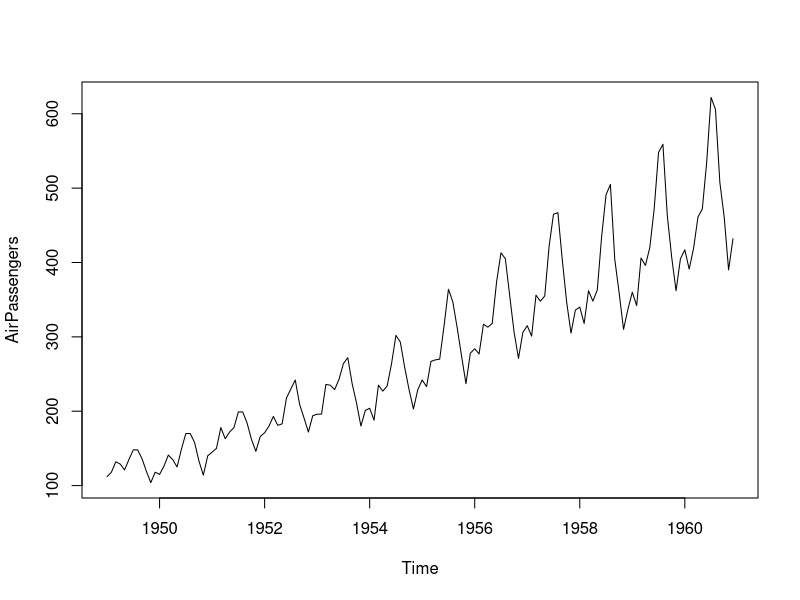
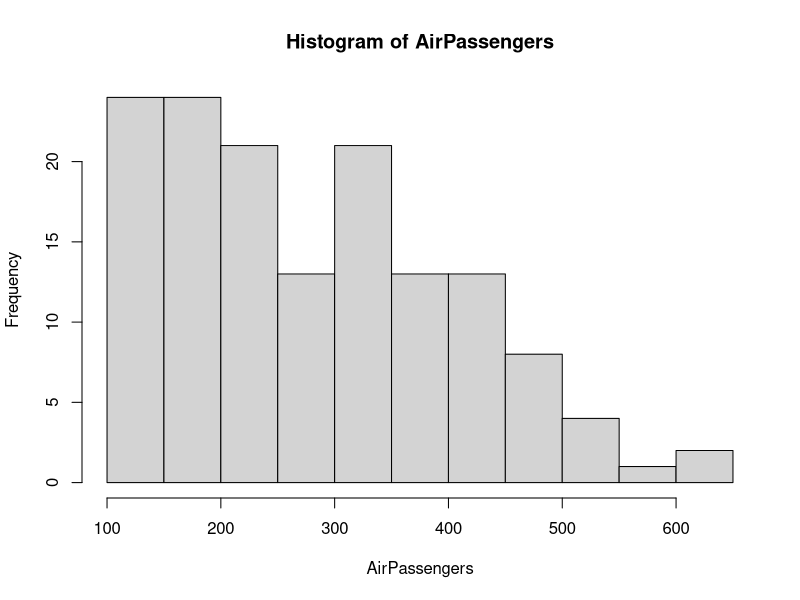
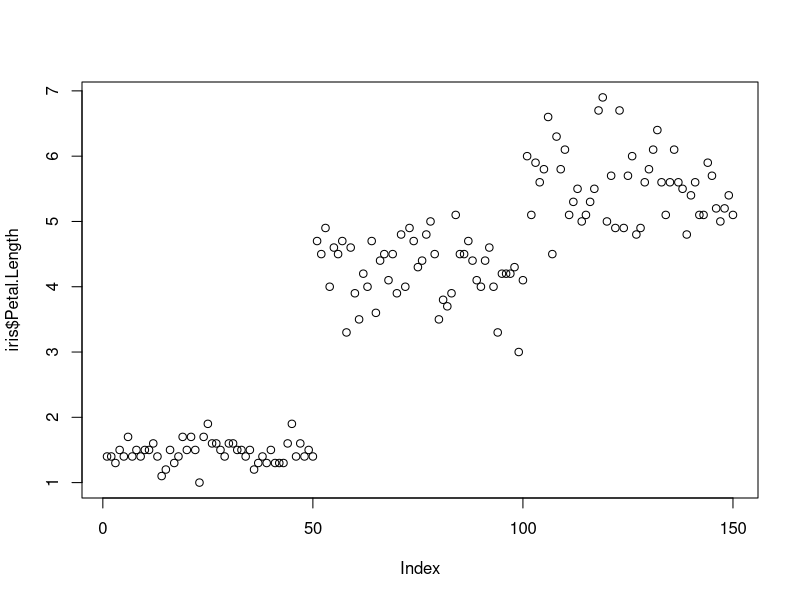
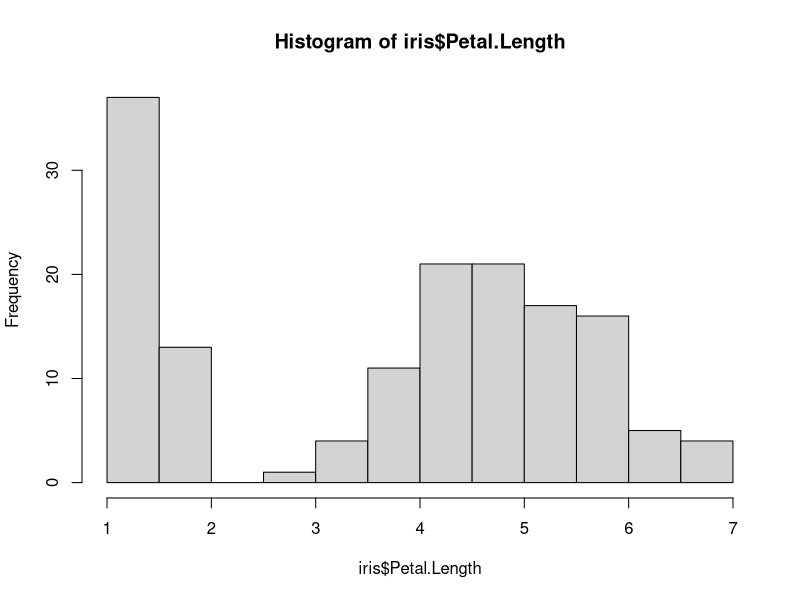
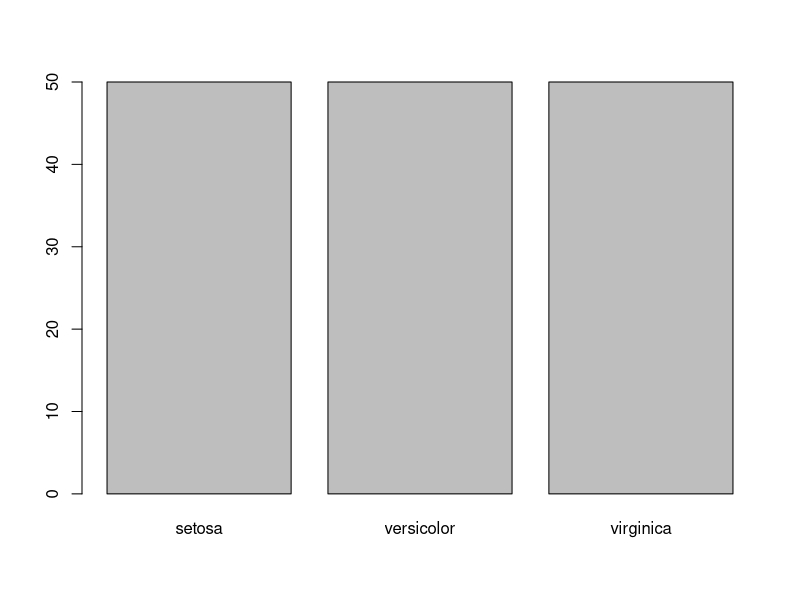

Reproduce these figures in R, in order. (Note: this script raises an error after producing the figures.)
#Plot Air Passengers data
plot(AirPassengers)

#Plot a histogram for Air Passengers data
hist(AirPassengers)

#See how the petal length is distributed
plot(iris$Petal.Length)

#Plot the histogram for iris petal length
hist(iris$Petal.Length)

#Distribution or Species in iris data
plot(iris$Species)

#Try making a histogram for iris species
hist(iris$Species)

#Get the documentation for hist() function
?hist
# ## Default S3 method:
# hist(x, breaks = "Sturges",
#      freq = NULL, probability = !freq,
#      include.lowest = TRUE, right = TRUE,
#      density = NULL, angle = 45, col = NULL, border = NULL,
#      main = paste("Histogram of" , xname),
#      xlim = range(breaks), ylim = NULL,
#      xlab = xname, ylab,
#      axes = TRUE, plot = TRUE, labels = FALSE,
#      nclass = NULL, warn.unused = TRUE, ...)

#Add all the labels
hist(iris$Petal.Length,main="Histogram for petal length", xlab = "Petal length in cm", ylab = "Count")

#Add all the labels and color
hist(iris$Petal.Length,main="Histogram for petal length", xlab = "Petal length in cm", ylab = "Count",border="red", col="blue")

#Add all the labels and color. Set the y axis indexes horizontal
hist(iris$Petal.Length,main="Histogram for petal length", xlab = "Petal length in cm", ylab = "Count",border="red", col="blue",las=1)

#Add all the labels and color. Set the y axis indexes horizontal. Set limits for axis and
#set 6 breaks
hist(iris$Petal.Length,main="Histogram for petal length", xlab = "Petal length in cm", ylab = "Count",border="red", col="blue",las=1,xlim=c(1,7),ylim=c(0,40),breaks=6)

#Add all the labels and color. Set the y axis indexes horizontal. Set limits for axis and
#set probabilistic plot
hist(iris$Petal.Length,main="Histogram for petal length", xlab = "Petal length in cm", ylab = "Count",border="red", col="blue",las=1,xlim=c(1,7),ylim=c(0,1),freq=FALSE)

#Add all the labels and color. Set the y axis indexes horizontal. Set limits for axis and
#Setting color density in lines per inch and the angle
hist(iris$Petal.Length,main="Histogram for petal length", xlab = "Petal length in cm", ylab = "Count",border="red", col="blue",las=1,xlim=c(1,7),ylim=c(0,40),density=50,angle=60)

#Getting the output instead of the plot
hist(iris$Petal.Length,plot=FALSE)

#Add all the labels and color. Set the y axis indexes horizontal. Set limits for axis and
#Drawing lables on top of bars
hist(iris$Petal.Length,main="Histogram for petal length", xlab = "Petal length in cm", ylab = "Count",border="red", col="blue",las=1,xlim=c(1,7),ylim=c(0,40),labels=TRUE)
